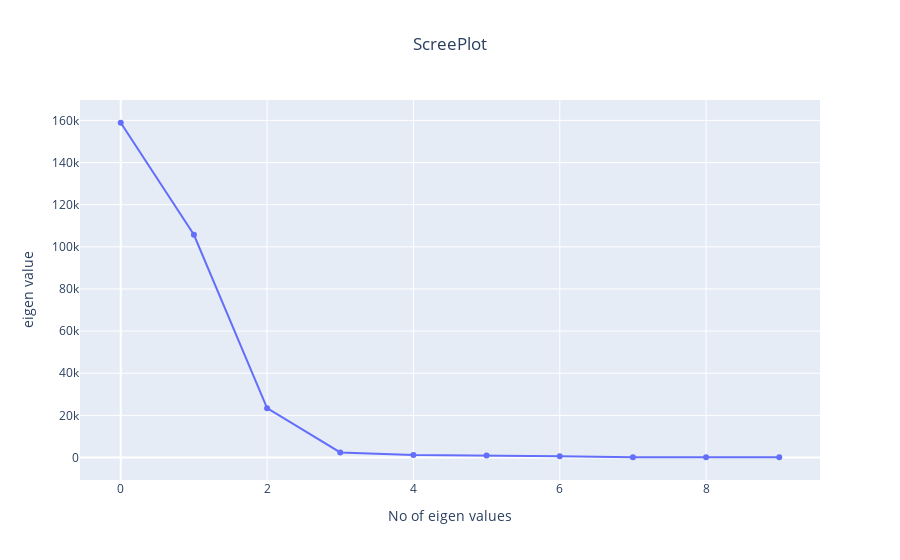

Source (notebook cell):
### Markdown cell above
## Isomap
One of the earliest approaches to manifold learning is the Isomap algorithm, short for Isometric Mapping. Isomap can be viewed as an extension of Multi-dimensional Scaling (MDS) or Kernel PCA. Isomap seeks a lower-dimensional embedding which maintains geodesic distances between all points.

### Code cell
method=methods['Isomap']
X_train_data = method.fit_transform(df)
N = len(X_train_data)
# L = (N)//2
L =  50
X_train = hankel(X_train_data[:L],X_train_data[L-1:]) # Creating trajectory matrix
eigenValues, eigenVectors = eigh(np.matmul(X_train, X_train.T))
idx = eigenValues.argsort()[::-1]
eigenValues = eigenValues[idx]
eigenVectors = eigenVectors[:,idx]
# Sree plot

eigen_data = go.Scatter(x=list(range(len(eigenValues[0:10]))), y=eigenValues[0:10])
eigen_layout = go.Layout(title='ScreePlot', title_x=0.5, xaxis_title="No of eigen values", yaxis_title="eigen value",)
fig = go.Figure(data=[eigen_data], layout=eigen_layout)
fig.show()

### Figure 1 — Plotly figure (JSON) as saved in the notebook; plotly's stock layout.template omitted (floating-point values rounded to 4 significant figures)
{"data": [{"type": "scatter", "x": [0, 1, 2, 3, 4, 5, 6, 7, 8, 9], "y": [158900.0, 105700.0, 23420.0, 2395.0, 1200.0, 975.6, 592.7, 151.3, 138.7, 118.0]}], "layout": {"title": {"text": "ScreePlot", "x": 0.5}, "xaxis": {"title": {"text": "No of eigen values"}}, "yaxis": {"title": {"text": "eigen value"}}}}
